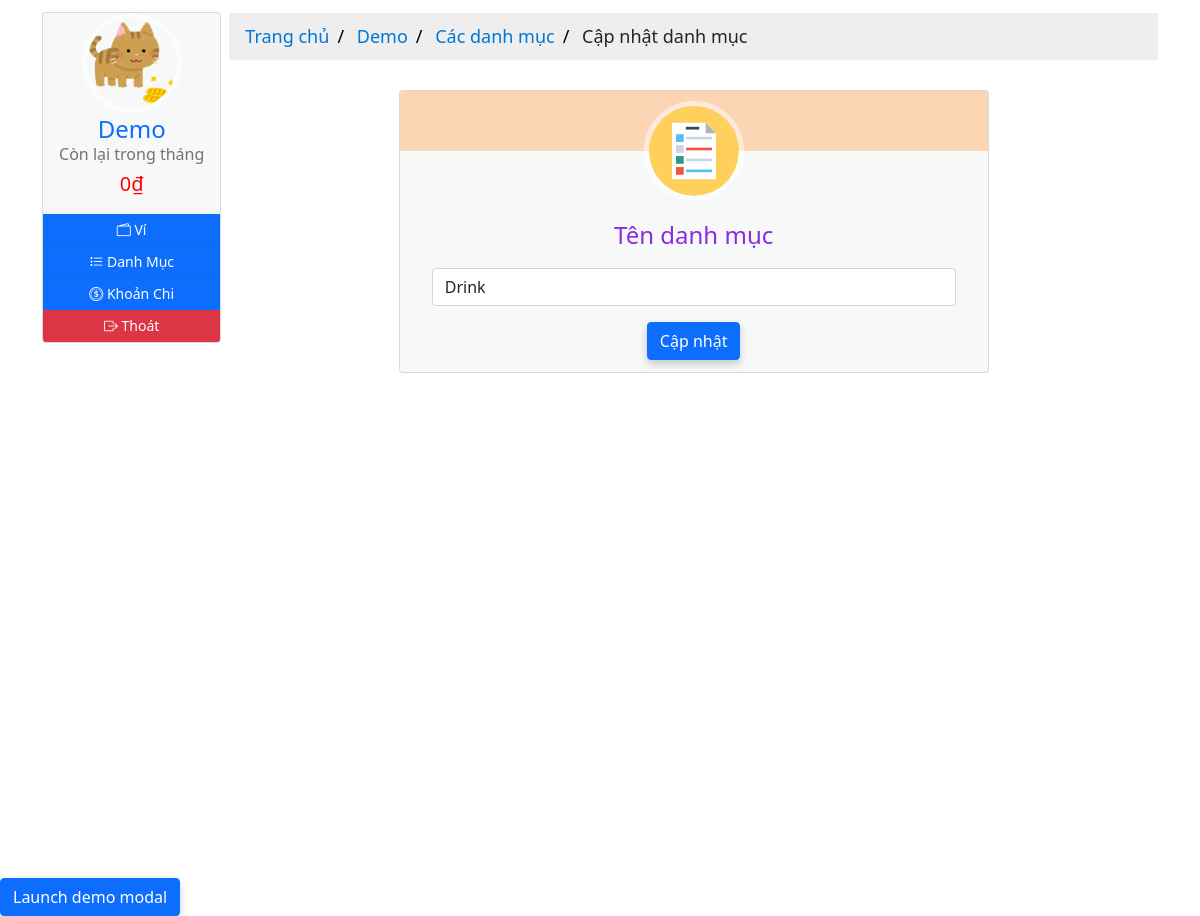
/1/1/update_item (signed in), run on the app's committed database.
### moneymanagement/models.py (models this page shows, shortened)
class User(db.Model, UserMixin):
  __tablename__ = 'users'
  id = db.Column(db.Integer, primary_key=True)
  email = db.Column(db.String(64), nullable=False, unique=True, index=True)
  username = db.Column(db.String(64), nullable=False, unique=True, index=True)
  password_hash = db.Column(db.String(128))
  profile_image = db.Column(db.String(64), nullable=False, default='df_profile.svg')
  wallets = db.relationship('Wallet', back_populates='owner', lazy='dynamic')
  items = db.relationship('Item', back_populates='users', lazy='dynamic')
  expenditures = db.relationship('Expenditure', back_populates='users', lazy=True)
  money_saving = db.relationship('MoneySaving', back_populates='user', lazy='dynamic')
  def total_expenses_by_date(self, date):
    total = 0
    for wallet in self.wallets:
      if date in wallet.date.strftime('%Y-%m-%d'):
        total += wallet.total_expense_by_date(date)
    return total
  def total_balance_by_date(self, date):
    total = 0
    for wallet in self.wallets:
      total += wallet.total_balance_by_date(date)
    return total
  def rest_balance_by_date(self, date):
    return self.total_balance_by_date(date) - self.total_expenses_by_date(date)

class TrackBalance(db.Model):
  __tablename__ = 'trackbalances'
  id = db.Column(db.Integer, primary_key=True)
  date = db.Column(db.DateTime, nullable=False, unique=True, index=True)
  balance = db.Column(db.Integer, nullable=False, default=0)
  description = db.Column(db.String(128))
  check = db.Column(db.Boolean, default=False)
  wallet_id = db.Column(db.Integer, db.ForeignKey('wallets.id'))
  wallet = db.relationship('Wallet', back_populates='track_balances', uselist=False)

class Wallet(db.Model):
  __tablename__ = 'wallets'
  id = db.Column(db.Integer, primary_key=True)
  name = db.Column(db.String(16), nullable=False)
  date = db.Column(db.DateTime, default=datetime.utcnow())
  filter = db.Column(db.Integer, nullable=False, default=2)
  user_id = db.Column(db.Integer, db.ForeignKey('users.id'))
  owner = db.relationship('User', back_populates='wallets', uselist=False)
  track_balances = db.relationship('TrackBalance', back_populates='wallet', lazy='dynamic')
  items = db.relationship('Item', back_populates='wallet', lazy='dynamic')
  expenditures = db.relationship('Expenditure', back_populates='wallet', lazy='dynamic')
  money_saving = db.relationship('MoneySaving', back_populates='wallet', lazy='dynamic')
  def total_balance_by_date(self, date):
    total = 0
    for track in self.track_balances:
      if date in track.date.strftime('%Y-%m-%d'):
        total += track.balance
    return total

class Item(db.Model):
  __tablename__ = 'items'
  id = db.Column(db.Integer, primary_key=True)
  name = db.Column(db.String(32), nullable=False)
  user_id = db.Column(db.Integer, db.ForeignKey('users.id'))
  wallet_id = db.Column(db.Integer, db.ForeignKey('wallets.id'))
  users = db.relationship('User', back_populates='items',uselist=False)
  expenditures = db.relationship('Expenditure', back_populates='items', lazy='dynamic')
  wallet = db.relationship('Wallet', back_populates='items', uselist=False)

### moneymanagement/items/views.py (the view)
@items_blueprint.route('/<int:user_id>/<int:item_id>/update_item', methods=['GET', 'POST'])
@login_required
def update(user_id, item_id):
  if not Item.query.filter_by(user_id=current_user.id, id=item_id).first():
    abort(404)
  item = Item.query.get(item_id)
  form = UpdateItemForm()
  if form.validate_on_submit():
    item.name = form.name.data
    db.session.commit()
    flash('Danh mục đã cập nhật!')
    return redirect(url_for('users.item', user_id=user_id))
  elif request.method == 'GET':
    form.name.data = item.name
  return render_template('items/update.html', form=form, user_id=user_id, item_id=item_id)

### moneymanagement/items/forms.py (shortened to what this page needs)
class UpdateItemForm(FlaskForm):
  name = StringField('Name', validators=[DataRequired(), Length(min=1, max=32)])
  submit = SubmitField('Submit')

### moneymanagement/__init__.py (called while the page is built)
@app.context_processor
def inject_now():
    return {'now': datetime.utcnow()}

### moneymanagement/models.py (called while the page is built)
@login_manager.user_loader
def load_user(user_id):
  return User.query.get(user_id)

### moneymanagement/templates/items/update.html (shortened to what this page needs)
{% extends 'base-2.html' %}
{%block breadcrumb %}
<div class="content-breadcrumb">
  <ul class="breadcrumb">
    <li>
      <a href="{{ url_for('core.home', user_id=current_user.id) }}"
        >Trang chủ</a
      >
    </li>
    <li><a href="#">{{ current_user.username }}</a></li>
    <li><a href="{{ url_for('users.item', user_id=current_user.id) }}">Các danh mục</a></li>
    <li>Cập nhật danh mục</li>
  </ul>
</div>
{% endblock breadcrumb %}
{%block content %}
<div class="content-home">
  <div class="container">
    <div class="row">
      <div class="col-sm-2"></div>
      <div class="col-sm-8">
        <div class="card hovercard">
          <div class="avatar">
            <a href="#">
              <img
                alt=""
                src="{{ url_for('static', filename='icons/list-icon.svg') }}"
              />
            </a>
          </div>
          <div class="info">
            <div class="title">
              <p><h4 class="color">Tên danh mục</h4></p>
            </div>
            <div class="container" align="left">
              <form method="POST">
                <div class="row">
                  <div class="col-sm-12">
                    {{form.name(class="form-control") }} {{ render_error(form.name) }}
                  </div>
                </div>
                <div class="col-12 button-center">{{ form.submit(class="btn btn-primary", value="Cập nhật") }}</div>
              </form>
            </div>
          </div>
        </div>
      </div>
      <div class="col-sm-2"></div>
    </div>
  </div>
</div>
{% endblock content %}

### moneymanagement/templates/base-2.html (shortened to what this page needs)
{% from "_render_field.html" import render_field, render_error %}
<!DOCTYPE html>
<html lang="en">
  <head>
    <link
      rel="stylesheet"
      type="text/css"
      href="{{ url_for('static', filename='styles/main.css') }}"
    />
    <link
      rel="stylesheet"
      type="text/css"
      href="{{ url_for('static', filename='styles/profile.css') }}"
    />
    <link
      rel="stylesheet"
      type="text/css"
      href="{{ url_for('static', filename='styles/card.css') }}"
    />
    <link
      rel="stylesheet"
      type="text/css"
      href="{{ url_for('static', filename='styles/table.css') }}"
    />
    <link
      rel="stylesheet"
      type="text/css"
      href="{{ url_for('static', filename='styles/pagination.css') }}"
    />
    <link
      rel="stylesheet"
      href="https://cdnjs.cloudflare.com/ajax/libs/font-awesome/4.7.0/css/font-awesome.min.css"
    />
    <link
      rel="stylesheet"
      href="https://cdn.jsdelivr.net/npm/bootstrap-icons@1.7.2/font/bootstrap-icons.css"
    />
    <link
      href="https://cdn.jsdelivr.net/npm/bootstrap@5.1.1/dist/css/bootstrap.min.css"
      rel="stylesheet"
    />
  </head>
  <body>
    <div class="container">
      <div class="row g-2">
        <div class="col-sm-2">
          <div class="card hovercard">
            <div class="avatar-profile">
              <a href="#" data-bs-toggle="modal" data-bs-target="#exampleModal">
                <img
                  alt=""
                  src="{{ url_for('static', filename='profile_pics/' + current_user.profile_image) }}"
                />
              </a>
            </div>
            <div class="info">
              <div class="title">
                <a
                  target="_blank"
                  href="#"
                  data-bs-toggle="modal"
                  data-bs-target="#exampleModal"
                  >{{ current_user.username }}</a
                >
              </div>
              {% block current_balance %}
              <div class="desc"><h6>Còn lại trong tháng</h6></div>
              <div class="desc">
                {% if current_user.rest_balance_by_date(now.strftime('%Y-%m')) >
                (current_user.total_balance_by_date(now.strftime('%Y-%m')) / 2)
                %}
                <h5 style="color: green">
                  {{
                  "{:,.0f}".format(current_user.rest_balance_by_date(now.strftime('%Y-%m')))
                  }}<span>&#8363;</span>
                </h5>
                {%else %}
                <h5 style="color: red">
                  {{
                  "{:,.0f}".format(current_user.rest_balance_by_date(now.strftime('%Y-%m')))
                  }}<span>&#8363;</span>
                </h5>
                {% endif %}
              </div>
              {% endblock current_balance %}
            </div>
            <div
              class="bottom"
              id="none-padding-margin"
              style="text-align: center"
            >
              <div class="title">
                <div class="row g2">
                  <a
                    class="btn btn-primary btn-sm margin btn-icon"
                    href="{{ url_for('users.wallet', user_id=current_user.id) }}"
                  >
                    <i class="bi bi-wallet2"></i><span>&nbsp;Ví</span>
                  </a>
                </div>
              </div>
              <div class="title">
                <div class="row g2" style="text-align: left">
                  <a
                    class="btn btn-primary btn-sm margin btn-icon"
                    href="{{ url_for('users.item', user_id=current_user.id) }}"
                  >
                    <i class="bi bi-list-task"></i><span>&nbsp;Danh Mục</span>
                  </a>
                </div>
              </div>
              <div class="title">
                <div class="row g2" style="text-align: left">
                  <a
                    class="btn btn-primary btn-sm margin btn-icon"
                    href="{{ url_for('users.expense', user_id=current_user.id) }}"
                  >
                    <i class="bi bi-coin"></i><span>&nbsp;Khoản Chi</span>
                  </a>
                </div>
              </div>
              <div class="title">
                <div class="row g2" style="text-align: left">
                  <a
                    class="btn btn-danger btn-sm margin btn-icon"
                    href="{{ url_for('users.logout') }}"
                  >
                    <i class="bi bi-box-arrow-right"></i
                    ><span>&nbsp;Thoát</span>
                  </a>
                </div>
              </div>
            </div>
          </div>
        </div>
        <div class="col-sm-10">
          {% block breadcrumb %}{% endblock breadcrumb %}
          <div
            class="container"
            style="height: 100vh; max-height=fit-content; overflow-y: auto;"
          >
            {% block content %}{% endblock content %}
          </div>
        </div>
      </div>
    </div>
    <button
      type="button"
      class="btn btn-primary"
      data-bs-toggle="modal"
      data-bs-target="#exampleModal"
    >
      Launch demo modal
    </button>
  </body>
</html>

### moneymanagement/static/styles/main.css (style rules this page uses)
.content-breadcrumb { margin: auto; border: none; margin-top: 11px; }
.content-home { margin: auto; width: 100%; box-sizing: content-box; }
.button-center { margin-left: auto; margin-right: auto; text-align: center; }
.card { box-shadow: 0 4px 8px 0 rgba(0, 0, 0, 0.2); transition: 0.3s; }
.container { padding: 2px 16px; }
.btn-primary { box-shadow: 0 4px 8px 0 rgba(0, 0, 0, 0.2); transition: 0.3s; }
body, html { height: 100%; margin: 0; font-family: Arial, Helvetica, sans-serif; }
* { box-sizing: border-box; }

### moneymanagement/static/styles/profile.css (style rules this page uses)
.card { padding-top: 20px; margin: 10px 0 20px 0; background-color: rgba(214, 224, 226, 0.2); border-top-width: 0; border-bottom-width: 2px; -webkit-border-radius: 3px; -moz-border-radius: 3px; border-radius: 3px; -webkit-box-shadow: none; -moz-box-shadow: none; box-shadow: none; -webkit-box-sizing: border-box; -moz-box-sizing: border-box; box-sizing: border-box; }
.card.hovercard { position: relative; padding-top: 0; overflow: hidden; text-align: center; background-color: rgba(214, 224, 226, 0.2); }
.card.hovercard .avatar-profile { top: -50px; }
.card.hovercard .avatar-profile img { width: 100px; height: 100px; max-width: 100px; max-height: 100px; -webkit-border-radius: 50%; -moz-border-radius: 50%; border-radius: 50%; border: 5px solid rgba(255, 255, 255, 0.5); }
.card.hovercard .avatar { position: relative; top: -50px; margin-bottom: -50px; }
.card.hovercard .avatar img { width: 100px; height: 100px; max-width: 100px; max-height: 100px; -webkit-border-radius: 50%; -moz-border-radius: 50%; border-radius: 50%; border: 5px solid rgba(255, 255, 255, 0.5); }
.card.hovercard .info { padding: 4px 8px 10px; }
.card.hovercard .info .title { margin-bottom: 4px; font-size: 24px; line-height: 1; color: #262626; vertical-align: middle; }
.card.hovercard .info .desc { overflow: hidden; font-size: 12px; line-height: 20px; color: #737373; text-overflow: ellipsis; }
.card.hovercard .bottom { padding: 0 20px; margin-bottom: 17px; }
.btn-icon { border-radius: 50%; width: 32px; height: 32px; line-height: 18px; }
a.margin { margin: 0px; }

### moneymanagement/static/styles/card.css (style rules this page uses)
h4.color { color: blueviolet; }
ul.breadcrumb { padding: 10px 16px; list-style: none; background-color: #eee; }
ul.breadcrumb li { display: inline; font-size: 18px; }
ul.breadcrumb li + li:before { padding: 8px; color: black; content: "/\00a0"; }
ul.breadcrumb li a { color: #0275d8; text-decoration: none; }
#none-padding-margin { padding: 0; margin: 0; }

### moneymanagement/static/styles/table.css (style rules this page uses)
body { background: #f9f9f9; font-family: "Roboto", sans-serif; }
a:link { text-decoration: none; }

### data on the page
User: profile_image (picture), username "Demo"
TrackBalance: rest_balance_by_date "0"
Item: name "Drink"
